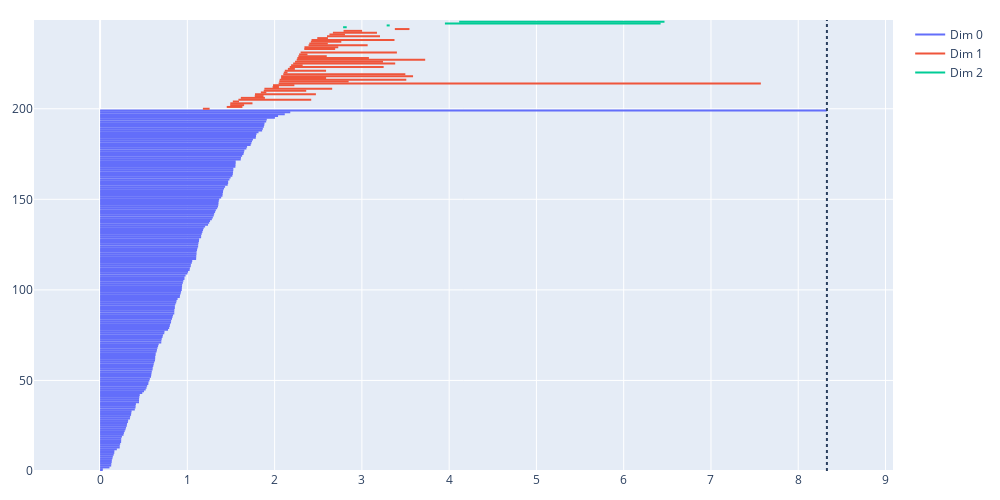

The code cell stored with this chart in its notebook:
### Code cell
# Barcode diagram
fig = oat.plot.barcode(homology)
fig.update_layout(
        width=1000, 
        height=500,
        margin=dict(l=20, r=20, t=20, b=20)
    )
fig.show()

### Figure 1 — Plotly figure (JSON) as saved in the notebook; plotly's stock layout.template omitted (floating-point values rounded to 4 significant figures; data arrays with more than 128 entries replaced by an {"elided": "..."} marker saying what was removed)
{"data": [{"hoverinfo": "text", "hovertext": {"elided": "600 str values"}, "line": {"color": "#636EFA"}, "mode": "lines", "name": "Dim 0", "type": "scatter", "x": {"elided": "600 float values"}, "y": {"elided": "600 int values"}}, {"hoverinfo": "text", "hovertext": {"elided": "135 str values"}, "line": {"color": "#EF553B"}, "mode": "lines", "name": "Dim 1", "type": "scatter", "x": {"elided": "135 float values"}, "y": {"elided": "135 int values"}}, {"hoverinfo": "text", "hovertext": ["birth 2.784887789480933<br>death 2.82603963171078<br>homology dimension 2<br>row of dataframe 248", "birth 2.784887789480933<br>death 2.82603963171078<br>homology dimension 2<br>row of dataframe 248", "birth 2.784887789480933<br>death 2.82603963171078<br>homology dimension 2<br>row of dataframe 248", "birth 3.284037149607172<br>death 3.3188100277057138<br>homology dimension 2<br>row of dataframe 247", "birth 3.284037149607172<br>death 3.3188100277057138<br>homology dimension 2<br>row of dataframe 247", "birth 3.284037149607172<br>death 3.3188100277057138<br>homology dimension 2<br>row of dataframe 247", "birth 3.9514301208549796<br>death 6.422935465968811<br>homology dimension 2<br>row of dataframe 246", "birth 3.9514301208549796<br>death 6.422935465968811<br>homology dimension 2<br>row of dataframe 246", "birth 3.9514301208549796<br>death 6.422935465968811<br>homology dimension 2<br>row of dataframe 246", "birth 4.115009112991125<br>death 6.467464727387386<br>homology dimension 2<br>row of dataframe 245", "birth 4.115009112991125<br>death 6.467464727387386<br>homology dimension 2<br>row of dataframe 245", "birth 4.115009112991125<br>death 6.467464727387386<br>homology dimension 2<br>row of dataframe 245"], "line": {"color": "#00CC96"}, "mode": "lines", "name": "Dim 2", "type": "scatter", "x": [2.785, 2.826, null, 3.284, 3.319, null, 3.951, 6.423, null, 4.115, 6.467, null], "y": [245, 245, null, 246, 246, null, 247, 247, null, 248, 248, null]}], "layout": {"height": 500, "margin": {"b": 20, "l": 20, "r": 20, "t": 20}, "shapes": [{"line": {"dash": "dot"}, "type": "line", "x0": 8.329, "x1": 8.329, "xref": "x", "y0": 0, "y1": 1, "yref": "y domain"}], "width": 1000, "xaxis": {"range": [-0.7572, 9.086]}, "yaxis": {"range": [0, 249]}}}
